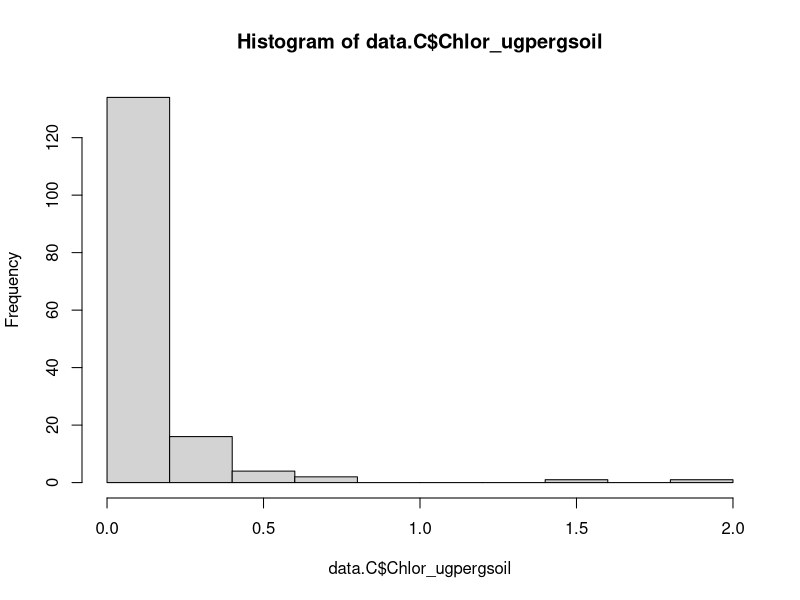
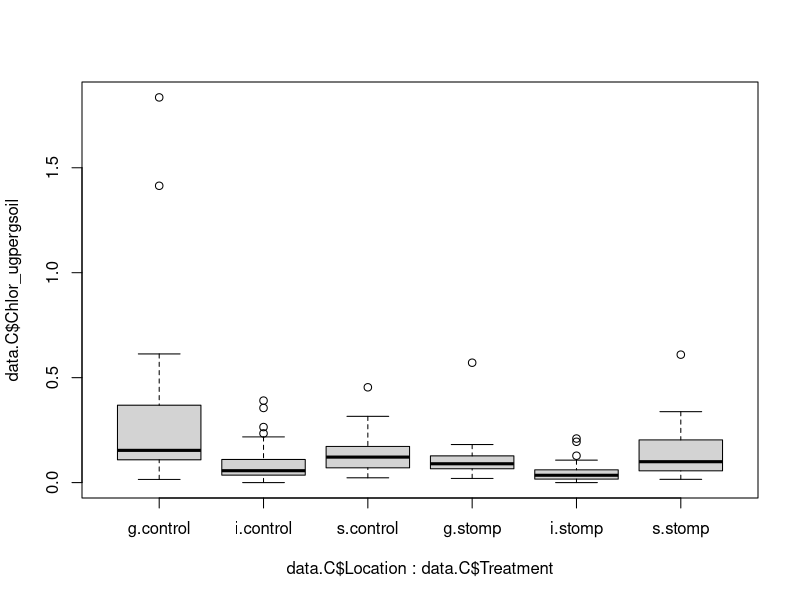
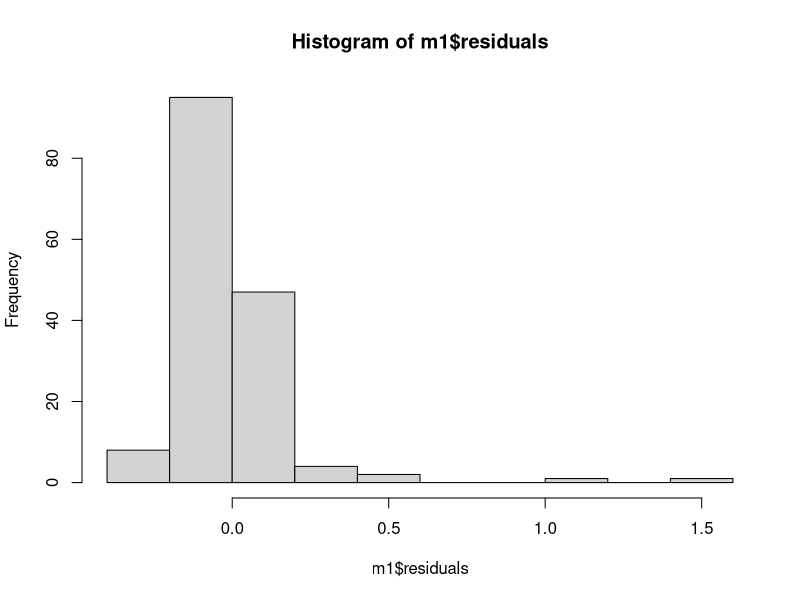

Write R code to recreate these figures, in order. (Note: this script raises an error after producing the figures.)
#Biocrust example code
#AC 2100127

#Set up---------------------------
#Set working directory, clean environment, etc.
setwd("C:/Users/jargr/Dropbox/PC/Desktop/Anny Stats/Lab 4")

#Load packages
library(car)
library(ggpubr)
library(emmeans)
library(rstatix)

#load data
biocrust <- read.csv("biocrust.csv")

#Understand the data----------
str(biocrust)
#Plot: 40 plots total, 1-20 are in site C, 21-40 are in site G
#Location: g=grass, s=shrub, i=interspace; collected within plots
#Chlor: chlorophyll concentration in surface soil
#Scyt: scytonemin concentration in surface soil
#Treatment: control vs. stomp applied to each plot
#Site: C=creosote site, G=grassland site

table(biocrust$Treatment,biocrust$Location,biocrust$Site)
#Unbalanced design even without considering NAs in the response
#There are no shrubs (s) in the grassland site (G)
#Twice as many interspace (i) samples as samples associated with grasses (g) or shrubs (s)

#Use site=C and response=chlor as example----------------------
#Subset data
data.C<-subset(biocrust,Site=="C")

#Prelim viz
hist(data.C$Chlor_ugpergsoil)#Very not normal, but let's reserve judgement
boxplot(data.C$Chlor_ugpergsoil~data.C$Location*data.C$Treatment)#Some outliers in g.control

#Does chlorophyll concentration differ among locations and treatments?

#Try raw data
m1<-lm(Chlor_ugpergsoil~Location*Treatment, data = data.C)
hist(m1$residuals)#not very normal
qqPlot(m1)#outliers

#log transform
#check for zeros
which(data.C$Chlor_ugpergsoil==0)#zeros exist
#calculate minimum non-zero value to add to all data except NAs to avoid log(0)
min.nz <- min(data.C$Chlor_ugpergsoil[which(data.C$Chlor_ugpergsoil>0)])
#model with log-transformed data
m2<-lm(log(Chlor_ugpergsoil+min.nz)~Location*Treatment, data=data.C)
hist(m2$residuals)
qqPlot(m2)#much better
plot(m2)#seems okay

#do another model with different effects order for comparison
m3<-lm(log(Chlor_ugpergsoil+min.nz)~Treatment*Location, data=data.C)

#Use m2 and m3 to explore how SS affects results-------------
#Summary of lm not exactly helpful
summary(m2) #F-statistic: 10.71 on 5 and 152 DF,  p-value: 7.791e-09 (note 2 NAs)
summary(m3) #F-statistic: 10.71 on 5 and 152 DF,  p-value: 7.791e-09 (same)

#What is the "intercept" here?
head(model.matrix(m2))
head(data.C[,c("Location","Treatment")])
#g-control

#Compare Type I: SS and results change depending on order
summary(aov(log(Chlor_ugpergsoil+min.nz)~Location*Treatment, data=data.C)) #Same as anova(m2)
#Location: F=20.647 P=1.17e-08
#Treatment: F=9.220  P=0.00282
#Interaction: F=1.526  P=0.22075
summary(aov(log(Chlor_ugpergsoil+min.nz)~Treatment*Location, data=data.C)) #Same as anova(m3)
#Location: F=20.374 P=1.45e-08
#Treatment: F=9.766  P=0.00213 
#Interaction: F=1.526  P=0.22075

#Type 2 does not depend on effects order
Anova(m2, type=2)
#Location: F=20.3742 P=1.448e-08
#Treatment: F=9.2199  P=0.00282
#Interaction: F=1.5258  P=0.220749
Anova(m3, type=2) 
#Location: F=20.3742 P=1.448e-08
#Treatment: F=9.2199  P=0.002818
#Interaction: F=1.5258  P=0.220749

#Go back to ppt to talk about reporting

#Visualization---------------------
#Plot means and SEs at original untransformed scale
p<-ggerrorplot(data=data.C, x="Location", y="Chlor_ugpergsoil",
            color="Treatment",palette=c("darkgray","black"),
            desc_stat = "mean_se",
            position = position_dodge(0.3),
            xlab="substrate type", ylab="chlorophyll concentration (ug/g)",
            size=0.7
            )

p
#Explore issues with plotting transformed data vs. untransformed data
# add = "jitter", add.params = list(color = "darkgray"),
#yscale="log2",

#Post hoc comparison of means---------------------
#We can technically still do Tukey HSD, but remember it only works on an aov object
#And aov() conducts Type I ANOVA, which is inappropriate for this dataset
#Try anyway
TukeyHSD(aov(log(Chlor_ugpergsoil+min.nz)~Location*Treatment, data=data.C))
#Lots of output, does it all relate to a valid hypothesis?

#A more flexible option: emmeans package (estimated marginal means)
#Example similar to Tukey above
emmeans(m2, specs=pairwise~Treatment*Location, adjust="tukey")

#Q: Does substrate type change stomp effect?
em<-emmeans(m2, specs=pairwise~Treatment|Location)
em #it does not appear that p values are adjusted (because emmeans defaults "family to each group)
em$contrasts %>%
  rbind(adjust="tukey")#default is bonferroni, very conservative
#Yes! Stomping only decreases chlorophyll in the grass and interspace substrates, but not near shrubs

#It might be nice to have the estimated means on the response (not logged) scale
em2<-emmeans(m2, specs=pairwise~Treatment|Location, type="response")
em2$contrasts %>%
  rbind(adjust="tukey")
#test statistics are the same, the estimated means are now on the original scale

#We can add these P values to our plot using the rstatix and ggpubr packages
#Add to original plot using geom_bracket()
p+geom_bracket(
  xmin = c(1,2,3)-0.07, xmax = c(1,2,3)+0.07, y.position = c(0.5, 0.2, 0.3),
  label = c("p = 0.03", "p = 0.04", "p = 0.99"),
  tip.length = c(0.01, 0.01), vjust = -0.4
) 

#Global model to demonstrate it doesn't work--------------------------------------
m0<-lm(Chlor_ugpergsoil~Location*Treatment*Site, data = biocrust)
qqPlot(m0)
min(biocrust$Chlor_ugpergsoil[which(biocrust$Chlor_ugpergsoil>0)])
m01<-lm(log(Chlor_ugpergsoil+0.01346004)~Location*Treatment*Site, data = biocrust)
qqPlot(m01)
Anova(m01)
#Error "model has aliased coefficients"
#This means that there are levels of variables that only occur for levels of other variables (e.g. not full factorial)
#In our case, location=s only occurs at site = C, so the effect of shrub and shrubland site are confounded
#Therefore, must analyze sites separately, or only consider grass vs. interspace and ignore shrubs
